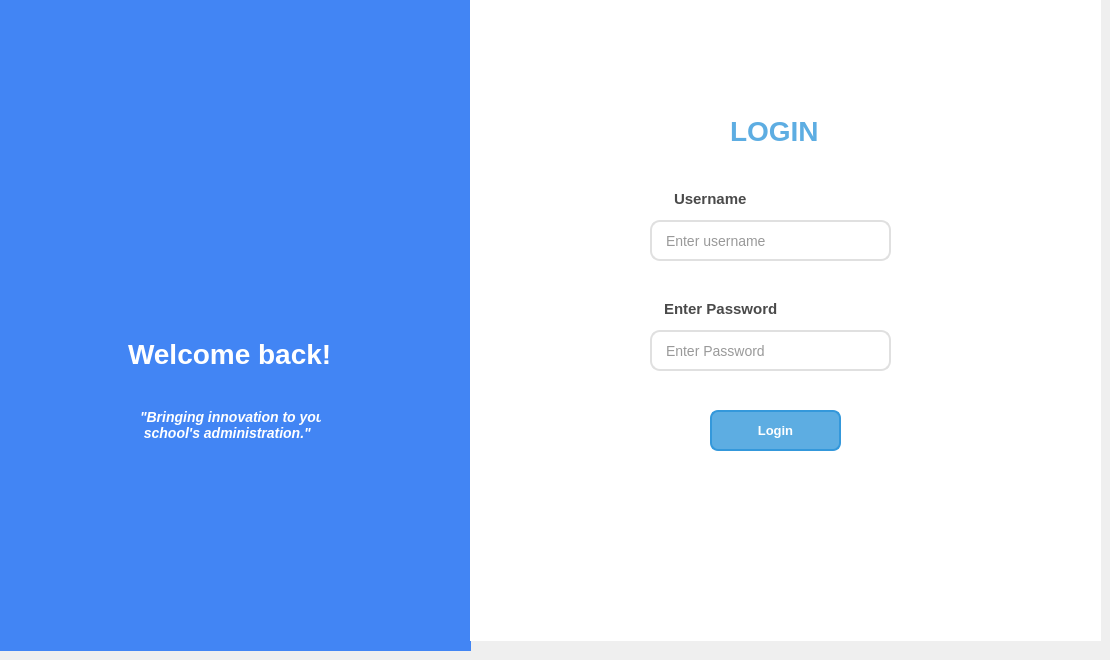
    <widget class="QWidget" name="Loginpg">
     <widget class="QGroupBox" name="groupBox_15">
      <property name="geometry">
       <rect>
        <x>0</x>
        <y>0</y>
        <width>471</width>
        <height>651</height>
       </rect>
      </property>
      <property name="styleSheet">
       <string notr="true">QGroupBox#groupBox_15
{
	background-color: #4285F4;
border: none;
}</string>
      </property>
      <property name="title">
       <string/>
      </property>
      <widget class="QLabel" name="label_399">
       <property name="geometry">
        <rect>
         <x>120</x>
         <y>310</y>
         <width>231</width>
         <height>91</height>
        </rect>
       </property>
       <property name="styleSheet">
        <string notr="true">QLabel{
    font-size: 28px;
    font-weight: bold;
    color: white;       /* White text */
    margin-bottom: 3px;  /* Space below heading */
}</string>
       </property>
       <property name="text">
        <string>Welcome back!</string>
       </property>
      </widget>
      <widget class="QLabel" name="label_400">
       <property name="geometry">
        <rect>
         <x>140</x>
         <y>390</y>
         <width>181</width>
         <height>101</height>
        </rect>
       </property>
       <property name="styleSheet">
        <string notr="true">QLabel {
    font-size: 14px;
    color: white;         /* White text */
    font-weight: 600;       /* Semi-bold */
    font-style: italic;     /* Italic text */
}
</string>
       </property>
       <property name="text">
        <string>&quot;Bringing innovation to your 
 school's administration.&quot;

</string>
       </property>
      </widget>
      <widget class="QLabel" name="label_pic">
       <property name="geometry">
        <rect>
         <x>140</x>
         <y>90</y>
         <width>191</width>
         <height>191</height>
        </rect>
       </property>
       <property name="text">
        <string/>
       </property>
       <property name="pixmap">
        <pixmap resource="iconresources.qrc">:/icons /icons/schoolLOGO.png</pixmap>
       </property>
       <property name="scaledContents">
        <bool>true</bool>
       </property>
      </widget>
     </widget>
     <widget class="QGroupBox" name="groupBox_16">
      <property name="geometry">
       <rect>
        <x>470</x>
        <y>0</y>
        <width>631</width>
        <height>641</height>
       </rect>
      </property>
      <property name="styleSheet">
       <string notr="true">QGroupBox
{
background-color: white;
border: none;
}</string>
      </property>
      <property name="title">
       <string/>
      </property>
      <widget class="QLabel" name="usernameLabel">
       <property name="geometry">
        <rect>
         <x>200</x>
         <y>190</y>
         <width>111</width>
         <height>21</height>
        </rect>
       </property>
       <property name="font">
        <font>
         <pointsize>-1</pointsize>
         <bold>true</bold>
        </font>
       </property>
       <property name="styleSheet">
        <string notr="true">QLabel#usernameLabel {
    color: #4A4A4A;             /* Dark gray for a clean look */
    font-weight: bold;          /* Make it bold */
    font-size: 15px;            /* Adjust font size */
    margin-bottom: 4px;         /* Add spacing between label and line edit */
}
</string>
       </property>
       <property name="text">
        <string>Username</string>
       </property>
      </widget>
      <widget class="QLineEdit" name="LineEnterID">
       <property name="geometry">
        <rect>
         <x>180</x>
         <y>220</y>
         <width>241</width>
         <height>41</height>
        </rect>
       </property>
       <property name="styleSheet">
        <string notr="true">QLineEdit {
    border: 2px solid #E0E0E0;   /* Light gray border */
    border-radius: 10px;         /* Rounded corners */
    padding: 8px 12px;           /* Padding for text spacing */
    background-color: #FFFFFF;   /* White background */
    color: #333333;              /* Dark gray text */
    font-size: 14px;             /* Comfortable text size */
}

QLineEdit:focus {
    border: 2px solid #5DADE2;   /* Highlight color when selected */
    outline: none;               /* Removes the glow effect */
}
</string>
       </property>
       <property name="placeholderText">
        <string>Enter username</string>
       </property>
      </widget>
      <widget class="QLineEdit" name="LineEnterPassword">
       <property name="geometry">
        <rect>
         <x>180</x>
         <y>330</y>
         <width>241</width>
         <height>41</height>
        </rect>
       </property>
       <property name="styleSheet">
        <string notr="true">QLineEdit {
    border: 2px solid #E0E0E0;   
    border-radius: 10px;      
    padding: 8px 12px;         
    background-color: #FFFFFF;  
    color: #333333;             
    font-size: 14px;           
}

QLineEdit:focus {
    border: 2px solid #5DADE2;  
    outline: none;              
}
</string>
       </property>
       <property name="placeholderText">
        <string>Enter Password</string>
       </property>
      </widget>
      <widget class="QLabel" name="loginlabel">
       <property name="geometry">
        <rect>
         <x>260</x>
         <y>100</y>
         <width>121</width>
         <height>61</height>
        </rect>
       </property>
       <property name="styleSheet">
        <string notr="true">QLabel#loginlabel {
    font-size: 28px;
    font-weight: bold;
    color: #5DADE2;
}</string>
       </property>
       <property name="text">
        <string>LOGIN</string>
       </property>
      </widget>
      <widget class="QPushButton" name="pushButton_Login">
       <property name="geometry">
        <rect>
         <x>240</x>
         <y>410</y>
         <width>131</width>
         <height>41</height>
        </rect>
       </property>
       <property name="styleSheet">
        <string notr="true">QPushButton {
    background-color: #5DADE2;  /* Default Darker Sky Blue */
    color: #FFFFFF;             /* White text for contrast */
    font-size: 13px;            /* Font size 12px */
    font-weight: bold;          /* Bold text */
    border: 2px solid #3498DB;  /* Slightly deeper blue border */
    border-radius: 8px;         /* Smooth rounded corners */
    padding: 8px 20px;          /* Balanced inner spacing */
}

QPushButton:hover {
    background-color: #A9D6F5;  /* Light Sky Blue on Hover */
    color: #000000;             /* Optional: Black text for contrast */
}
</string>
       </property>
       <property name="text">
        <string>Login</string>
       </property>
      </widget>
      <widget class="QLabel" name="label_10">
       <property name="geometry">
        <rect>
         <x>190</x>
         <y>300</y>
         <width>121</width>
         <height>21</height>
        </rect>
       </property>
       <property name="styleSheet">
        <string notr="true">QLabel#label_10 {
    color: #4A4A4A;             /* Dark gray for a clean look */
    font-weight: bold;          /* Make it bold */
    font-size: 15px;            /* Adjust font size */
    margin-bottom: 4px;         /* Add spacing between label and line edit */
}</string>
       </property>
       <property name="text">
        <string>Enter Password</string>
       </property>
      </widget>
     </widget>
    </widget>
